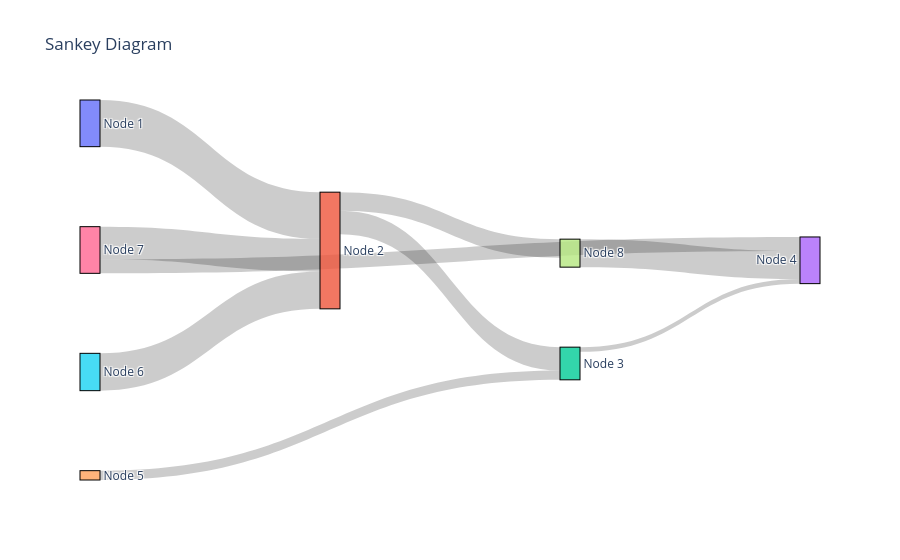

Here is the notebook cell this chart was saved with:
### Code cell
# Create the figure and subplot
fig = make_subplots(rows=1, cols=1)

# Add the Sankey trace
fig.add_trace(go.Sankey(
    node=dict(
        pad=10*len(nodes),  # Adjust the padding between nodes
        thickness=20,  # Adjust the thickness of nodes
        line=dict(color='black', width=1),  # Define the color and width of node lines
        label=[node['label'] for node in nodes],  # Extract node labels from the 'nodes' list
    ),
    link=dict(
        source=[link['source'] for link in links],  # Extract source indices from the 'links' list
        target=[link['target'] for link in links],  # Extract target indices from the 'links' list
        value=[link['value'] for link in links],  # Extract values from the 'links' list
    )
))

# Update the layout
fig.update_layout(title_text='Sankey Diagram')

# Show the plot
fig.show()

### Figure 1 — Plotly figure (JSON) as saved in the notebook; plotly's stock layout.template omitted (floating-point values rounded to 4 significant figures)
{"data": [{"link": {"source": [0, 1, 2, 4, 5, 6, 6, 1, 7], "target": [1, 2, 3, 2, 1, 3, 1, 7, 3], "value": [10, 5, 1, 2, 8, 3, 7, 4, 6]}, "node": {"label": ["Node 1", "Node 2", "Node 3", "Node 4", "Node 5", "Node 6", "Node 7", "Node 8"], "line": {"color": "black", "width": 1}, "pad": 80, "thickness": 20}, "type": "sankey"}], "layout": {"title": {"text": "Sankey Diagram"}, "xaxis": {"anchor": "y", "domain": [0, 1]}, "yaxis": {"anchor": "x", "domain": [0, 1]}}}
